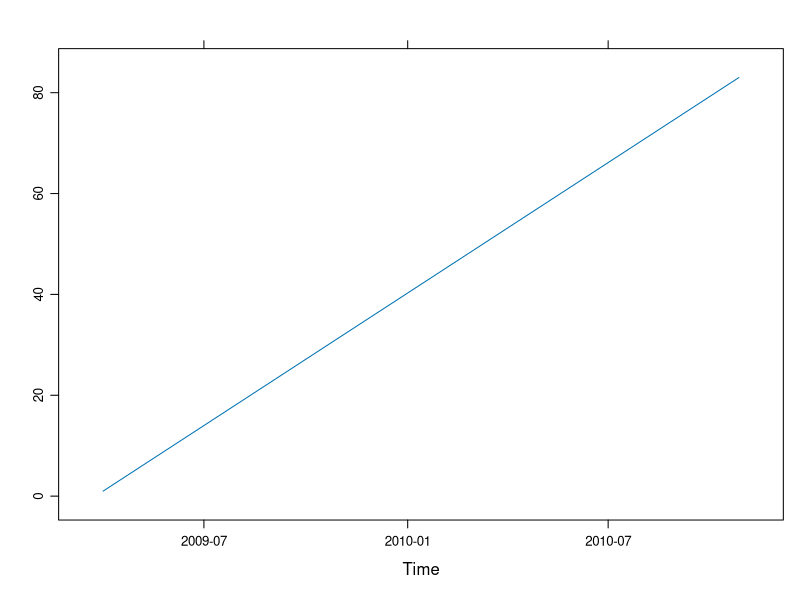
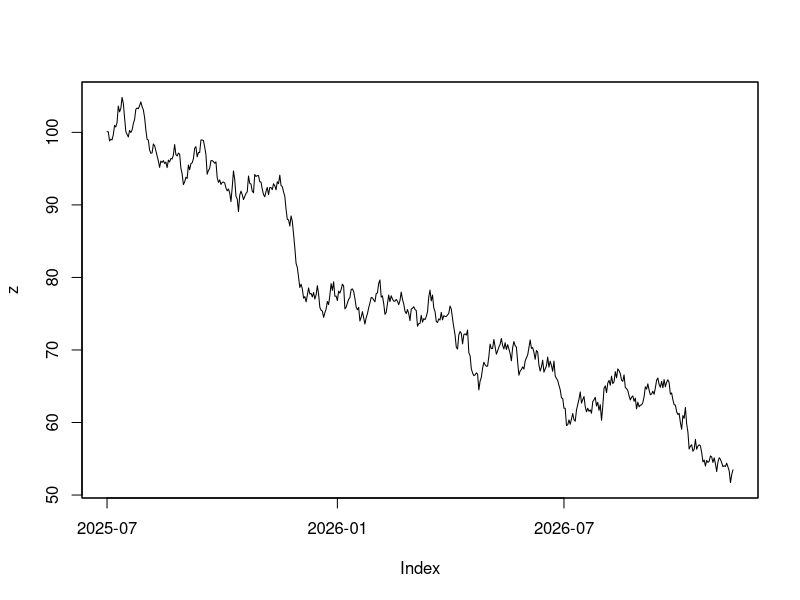
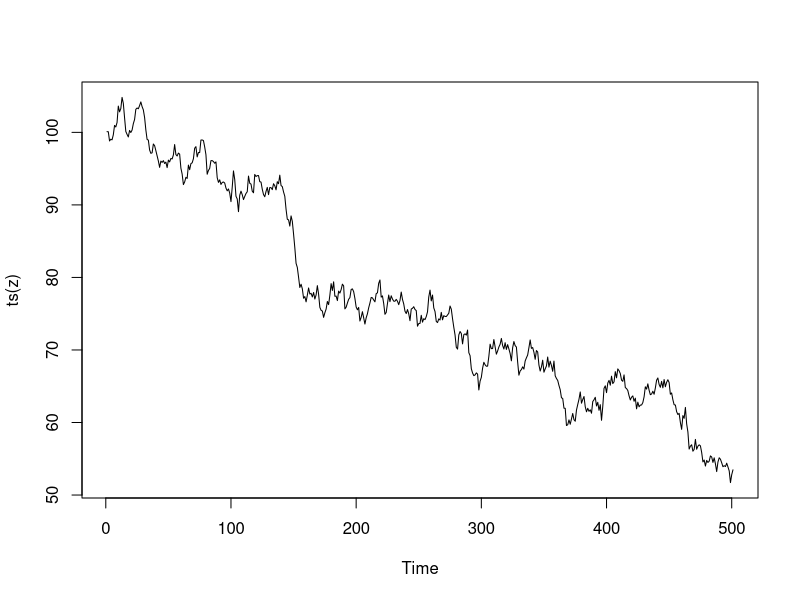
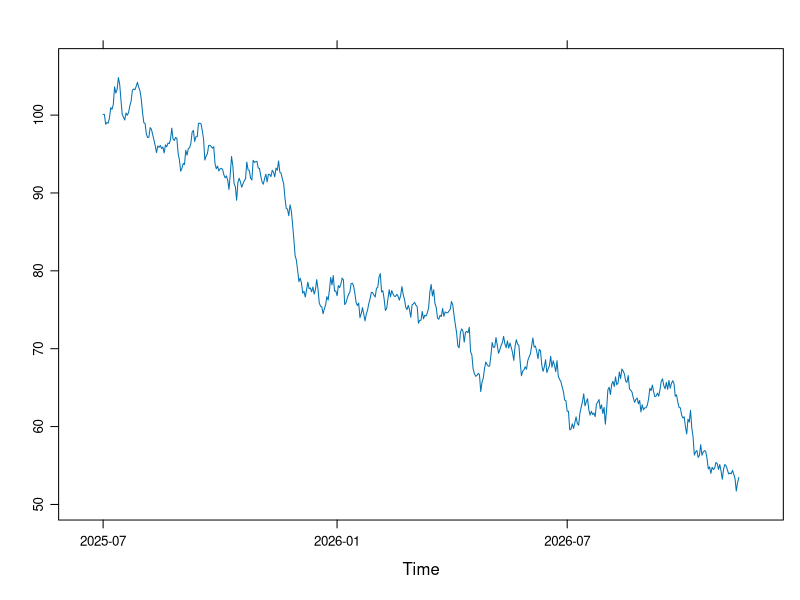
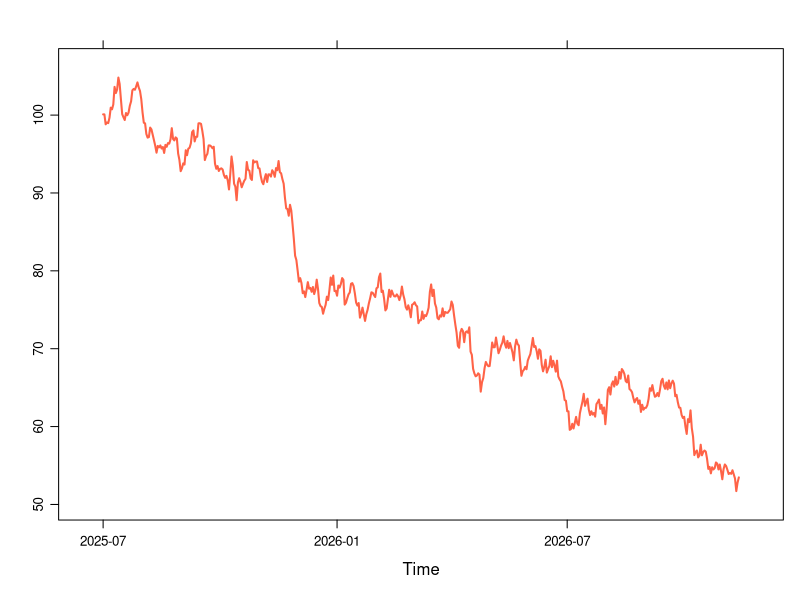
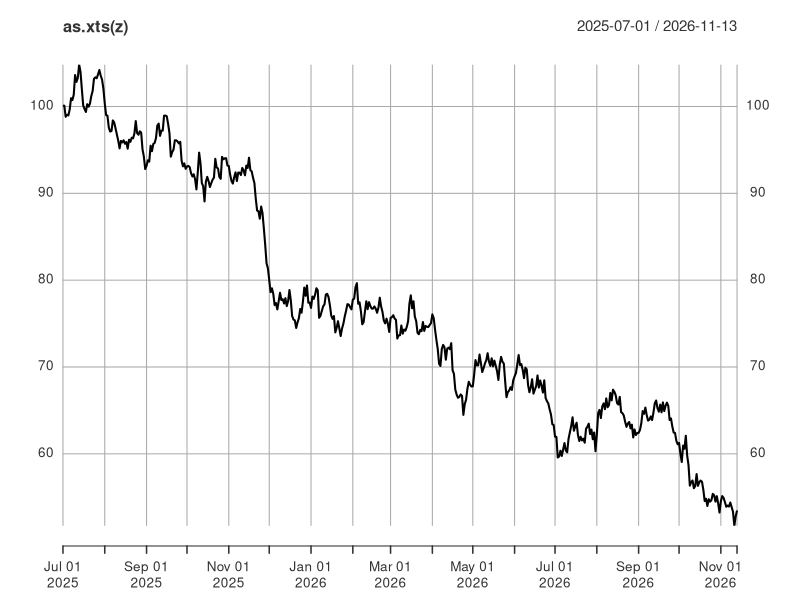
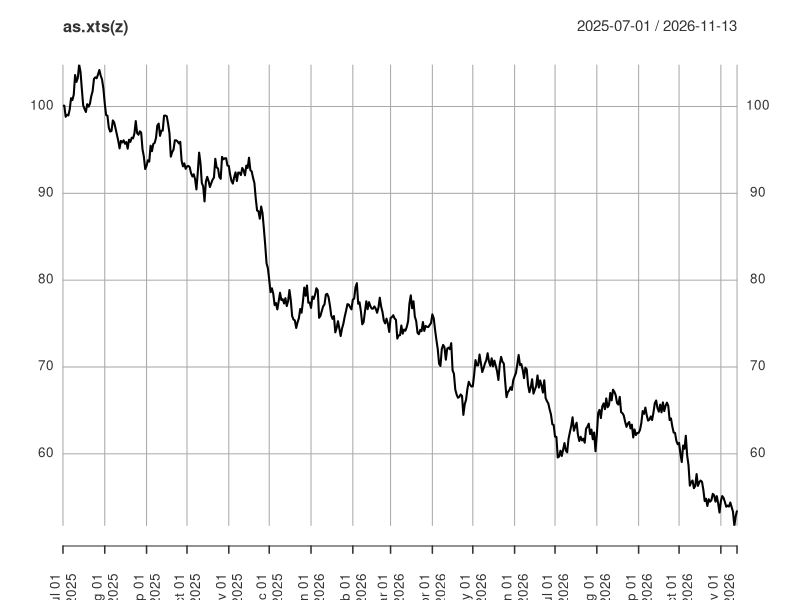
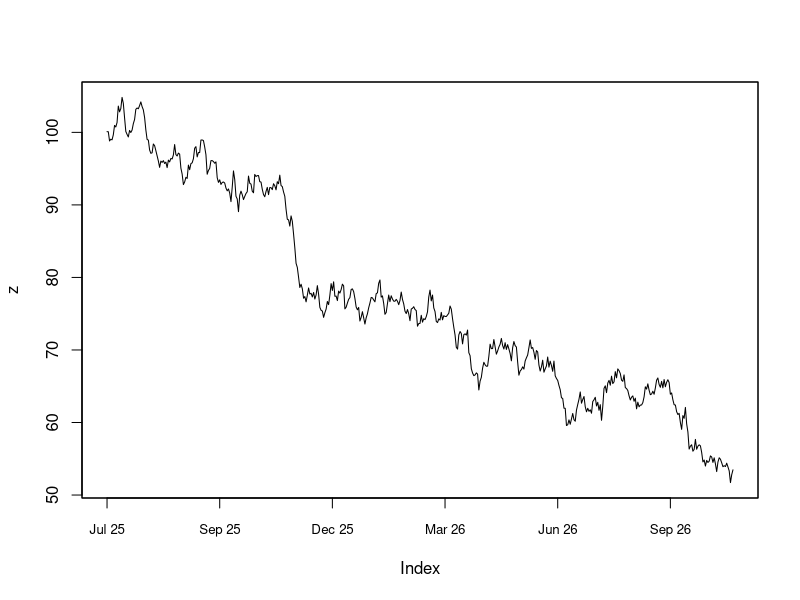

Recreate these plots in R, in order.
# Zoo package
#Eg1
library(zoo)
library(lattice)
# create test data
z <- zooreg(1:83, start = as.Date("2009-04-01"), deltat = 7)
head(z)
xyplot(z)


# Time series plots with good X axis labels
library(zoo)
# data
today = Sys.Date()
dates = as.Date((today-500):today)
head(dates)
z = zoo (100+cumsum(rnorm(501)), dates)
cumsum(rnorm(501))
head(z)

# method1 : default X axis labels do not look good
?plot.zoo
plot(z)
?plot.ts
plot(ts(z))

# method 2 : Lattice
library(lattice)
?xyplot.zoo
xyplot(z)
xyplot(z, lwd=2, col="tomato")

# method 3 : XTS
library(xts)
?plot.xts
plot(as.xts(z))
plot(as.xts(z), auto.grid=F, major.format="%b %y", las=2)

# method 4 : Base graph
timeline = time(z)
summary(timeline)
index = seq(from=1, to=length(timeline), 90) # put ticks every 90 days
index
plot(z, xaxt="n")
axis(side=1, at=timeline[index], label=format(timeline[index], "%b %y"), cex.axis=0.8)

# method 5 : ggplot
library(ggplot2)
library(scales)
?date_breaks
df = data.frame(date=as.POSIXct(time(z)), value=as.numeric(z))
head(df)
# default plot
ggplot(df, aes(x=date, y=value)) + geom_line()
# formatted
ggplot(df, aes(x=date, y=value)) + geom_line() + 
  scale_x_datetime(labels=date_format("%b '%y"))
# custom breaks
ggplot(df, aes(x=date, y=value)) + geom_line() + 
  scale_x_datetime(labels=date_format("%b '%y"), breaks=date_breaks("3 months"))



xx.Date <- as.Date((Sys.Date()-500):Sys.Date())
x <- zoo(cumsum(rnorm(501)), xx.Date)
tt=time(x)
plot(x, xaxt ="n")
tt <- time(x)
ix <- seq(1, length(tt), by=60) #every 60 days
fmt <- "%b-%d" # format for axis labels
labs <- format(tt[ix], fmt)
axis(side = 1, at = tt[ix], labels = labs,  cex.axis = 0.7)

#Eg: Set 2
#Eg1
x.Date <- as.Date(paste(rep(2003:2004, each = 12), rep(1:12, 2), 1, sep = "-"))
head(x.Date)
x <- zoo(rnorm(24), x.Date)
head(x)
plot(x)
#Eg2
plot(x, xaxt = "n")
axis(1, at = time(x), labels = FALSE)
time(x)
#Eg3
plot(x)
axis(1, at = time(x), labels = FALSE)
#Eg4
plot(x)
times <- time(x)
ticks <- seq(times[1], times[length(times)], by = "weeks")
axis(1, at = ticks, labels = FALSE, tcl = -0.3)
